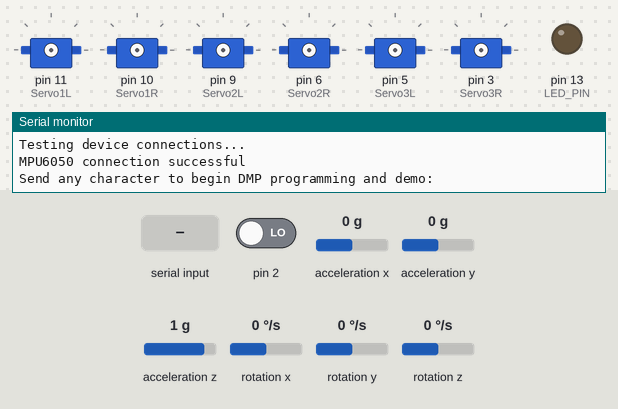
Recording of a sketch running on a simulated Arduino Uno, built with avr-gcc and run on an emulated ATmega328P. Shown: 6 × servo, output pins drawn as LEDs (lit = HIGH), the last lines printed to the serial monitor. Dashed ring = blinking. The test bench sets the inputs (shaded band); at power-on: acceleration x 0 g, acceleration z 1 g, acceleration y 0 g, pin 2 LOW, rotation x 0 °/s, rotation y 0 °/s, rotation z 0 °/s. The sensor or clock chip raises its interrupt line as the real part does.

Above: at 0.9 s.
1.0 s: "1" received over Serial
At 3.41 s:
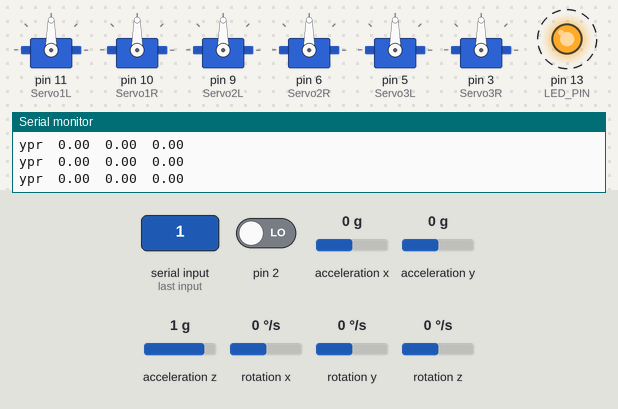
4.0 s: acceleration x set to -0.8 g
At 4.7 s:
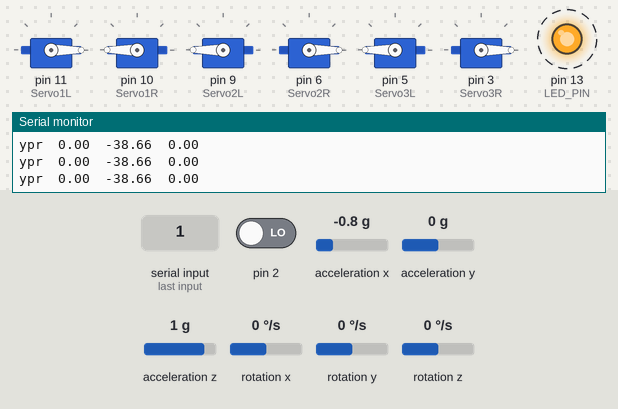
7.0 s: acceleration z set to -0.8 g
At 9.53 s:
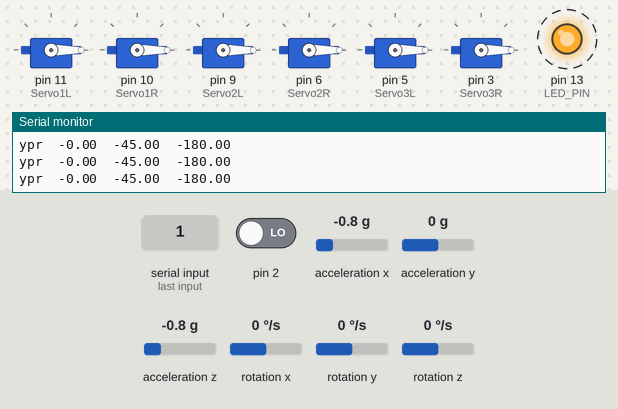
10.0 s: acceleration x set to -1.4 g
At 10.2 s:
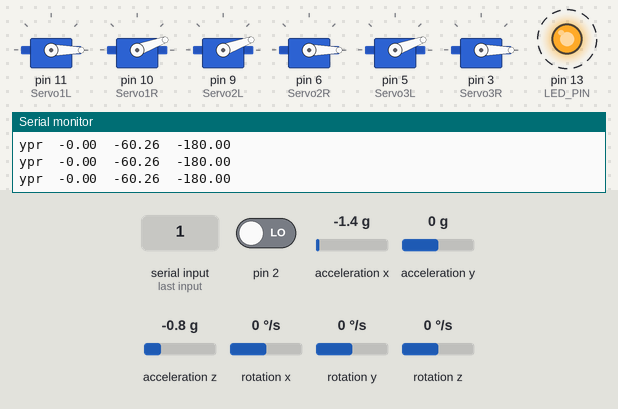
13.0 s: acceleration y set to -0.8 g
At 13.52 s:
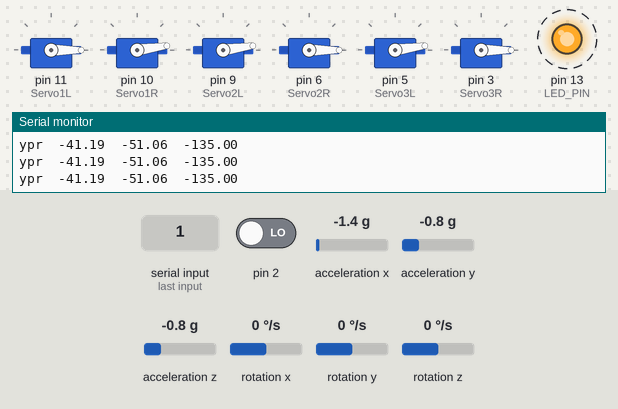
16.0 s: acceleration x set to 0 g
At 16.19 s:
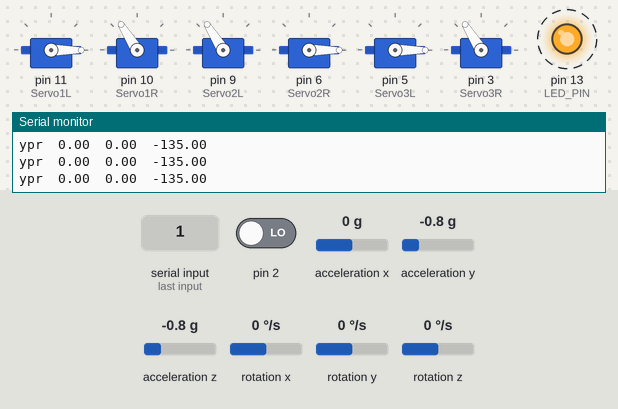
Timing chart, 0 to 20.0 s (numbered marks = the images above; inputs shaded):
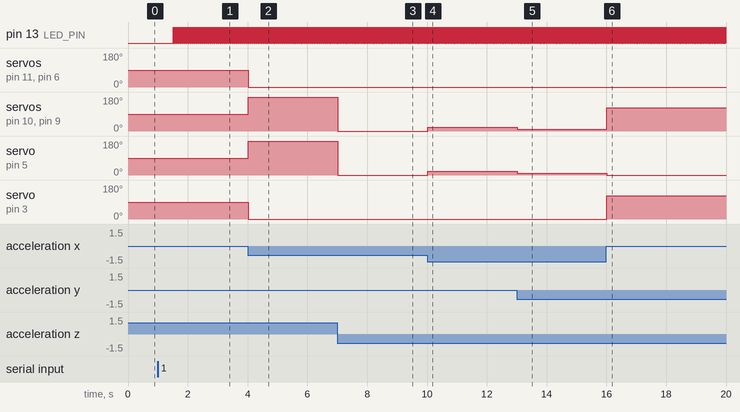

The sketch:

FinalCodeLevel.ino
```cpp
#include "Wire.h"
#include "I2Cdev.h"
#include "MPU6050_6Axis_MotionApps20.h"
#include <Servo.h>

Servo Servo1L;
Servo Servo1R;
Servo Servo2L;
Servo Servo2R;
Servo Servo3L;
Servo Servo3R;

int pos=0;
int rate=0;
int x=0;

MPU6050 mpu;

#define OUTPUT_READABLE_YAWPITCHROLL
#define LED_PIN 13 // (Arduino is 13, Teensy is 11, Teensy++ is 6)
bool blinkState = false;

bool dmpReady = false;  // set true if DMP init was successful
uint8_t mpuIntStatus;   // holds actual interrupt status byte from MPU
uint8_t devStatus;      // return status after each device operation (0 = success, !0 = error)
uint16_t packetSize;    // expected DMP packet size (default is 42 bytes)
uint16_t fifoCount;     // count of all bytes currently in FIFO
uint8_t fifoBuffer[64];

Quaternion q;
VectorFloat gravity;
float ypr[3];

volatile bool mpuInterrupt = false;     // indicates whether MPU interrupt pin has gone high
void dmpDataReady()
{
    mpuInterrupt = true;
}


void setup()
{
  Wire.begin();
  Serial.begin(115200);
  while (!Serial);

  Serial.println(F("Initializing I2C devices..."));
  mpu.initialize();
  Serial.println(F("Testing device connections..."));
  Serial.println(mpu.testConnection() ? F("MPU6050 connection successful") : F("MPU6050 connection failed"));
  Serial.println(F("\nSend any character to begin DMP programming and demo: "));
  while (Serial.available() && Serial.read()); // empty buffer
  while (!Serial.available());                 // wait for data
  while (Serial.available() && Serial.read()); // empty buffer again
  Serial.println(F("Initializing DMP..."));
  devStatus = mpu.dmpInitialize();

    // make sure it worked (returns 0 if so)
    if (devStatus == 0) {
        // turn on the DMP, now that it's ready
        Serial.println(F("Enabling DMP..."));
        mpu.setDMPEnabled(true);

        // enable Arduino interrupt detection
        Serial.println(F("Enabling interrupt detection (Arduino external interrupt 0)..."));
        attachInterrupt(0, dmpDataReady, RISING);
        mpuIntStatus = mpu.getIntStatus();

        // set our DMP Ready flag so the main loop() function knows it's okay to use it
        Serial.println(F("DMP ready! Waiting for first interrupt..."));
        dmpReady = true;

        // get expected DMP packet size for later comparison
        packetSize = mpu.dmpGetFIFOPacketSize();
    }
    else
    {
        // ERROR!
        // 1 = initial memory load failed
        // 2 = DMP configuration updates failed
        // (if it's going to break, usually the code will be 1)
        Serial.print(F("DMP Initialization failed (code "));
        Serial.print(devStatus);
        Serial.println(F(")"));
    }

    // configure LED for output
    pinMode(LED_PIN, OUTPUT);

    Servo1L.attach(11);
    Servo1R.attach(10);
    Servo2L.attach(9);
    Servo2R.attach(6);
    Servo3L.attach(5);
    Servo3R.attach(3);
}

void loop()
{
  if (!dmpReady) return;
  while (!mpuInterrupt && fifoCount < packetSize)
  {
        // other program behavior stuff here
        // .
        // .
        // .
        // if you are really paranoid you can frequently test in between other
        // stuff to see if mpuInterrupt is true, and if so, "break;" from the
        // while() loop to immediately process the MPU data
        // .
        // .
        // .
  }
  mpuInterrupt = false;
  mpuIntStatus = mpu.getIntStatus();
  fifoCount = mpu.getFIFOCount(); //accounts for overload. will send error if receiving values faster than it can deal with them.
  if ((mpuIntStatus & 0x10) || fifoCount == 1024)
  {
        mpu.resetFIFO();
        Serial.println(F("FIFO overflow!"));
  }
  else if (mpuIntStatus & 0x02)
  {
        while (fifoCount < packetSize) fifoCount = mpu.getFIFOCount();
        mpu.getFIFOBytes(fifoBuffer, packetSize);
        fifoCount -= packetSize;

    #ifdef OUTPUT_READABLE_YAWPITCHROLL
            // display Euler angles in degrees
            mpu.dmpGetQuaternion(&q, fifoBuffer);
            mpu.dmpGetGravity(&gravity, &q);
            mpu.dmpGetYawPitchRoll(ypr, &q, &gravity);

            Serial.print("ypr\t"); //HERE IS WHERE THE THING IS THE THING AND THE VALUES ARE READ. IT IS AN ARRAY.
            Serial.print(ypr[0] * 180/M_PI); // convert from radians to degrees
            Serial.print("\t");
            Serial.print(ypr[1] * 180/M_PI);
            Serial.print("\t");
            Serial.println(ypr[2] * 180/M_PI);

            //autobalancing x axis
            if (ypr[1]* 180/M_PI > 10 || ypr[1]* 180/M_PI < -10)
            {
              Servo1R.write(14*(int(ypr[1]*-180/M_PI))-90); //mathematical formula for converting sensor values to usable encoder values
              Servo1L.write(180-(14*(int(ypr[1]*-180/M_PI)))+90);
              Servo2R.write(180-(14*(int(ypr[1]*-180/M_PI)))+90);
              Servo2L.write(14*(int(ypr[1]*-180/M_PI))-90);
              Servo3R.write(180-(14*(int(ypr[1]*-180/M_PI)))+90);
              Servo3L.write(14*(int(ypr[1]*-180/M_PI))-90);
            }

            //end autobalancing x axis
            //autobalancing y axis
            else if (ypr[2]* 180/M_PI > 10 || ypr[2]* 180/M_PI < -10)
            {
              Servo2R.write(180-(14*(int(ypr[2]*-180/M_PI)))+90);
              Servo2L.write(14*(int(ypr[2]*-180/M_PI))-90);
              Servo1R.write(14*(int(ypr[2]*-180/M_PI))-90);
              Servo1L.write(180-(14*(int(ypr[2]*-180/M_PI)))+90);
              Servo3R.write(14*(int(ypr[2]*-180/M_PI))-90);
              Servo3L.write(180-(14*(int(ypr[2]*-180/M_PI)))+90);
            }
            //end autobalancing y axis
            else
            {
              Servo2L.write(90);
              Servo2R.write(90);
              Servo1L.write(90);
              Servo1R.write(90);
              Servo3L.write(90);
              Servo3R.write(90);
//              Serial.println("RESETTINGGGGG");
            }

        #endif

        blinkState = !blinkState;
        digitalWrite(LED_PIN, blinkState);
  }


}
```

Measured:
- after the input at 1.0 s, pin 13 (LED_PIN): alternates HIGH for 0.01 s and LOW for 0.01 s, starting after 0.52 s
- after the input at 4.0 s, servo on pin 11 (Servo1L), servo on pin 6 (Servo2R), servo on pin 3 (Servo3R): 90° → 0° at once; servo on pin 10 (Servo1R), servo on pin 9 (Servo2L), servo on pin 5 (Servo3L): 90° → 180° at once
- after the input at 7.0 s, servo on pin 10 (Servo1R), servo on pin 9 (Servo2L), servo on pin 5 (Servo3L): 180° → 0° at once
- after the input at 10.0 s, servo on pin 10 (Servo1R), servo on pin 9 (Servo2L), servo on pin 5 (Servo3L): 0° → 20° at once
- after the input at 13.0 s, servo on pin 10 (Servo1R), servo on pin 9 (Servo2L), servo on pin 5 (Servo3L): 20° → 8° at once
- after the input at 16.0 s, servo on pin 10 (Servo1R), servo on pin 9 (Servo2L): 8° → 122° at once; servo on pin 5 (Servo3L): 8° → 0° at once; servo on pin 3 (Servo3R): 0° → 122° at once
